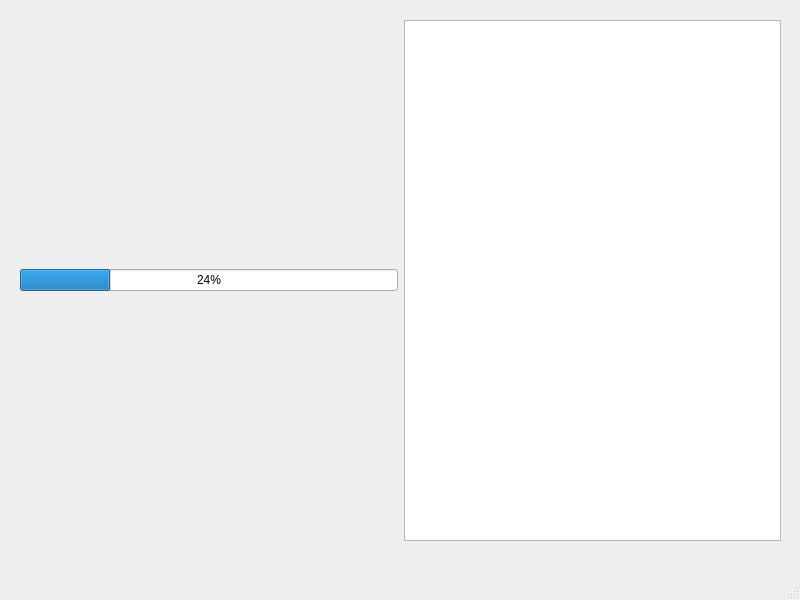
<?xml version="1.0" encoding="UTF-8"?>
<ui version="4.0">
 <class>MainWindow</class>
 <widget class="QMainWindow" name="MainWindow">
  <property name="geometry">
   <rect>
    <x>0</x>
    <y>0</y>
    <width>800</width>
    <height>600</height>
   </rect>
  </property>
  <property name="windowTitle">
   <string>MainWindow</string>
  </property>
  <widget class="QWidget" name="centralwidget">
   <widget class="QWidget" name="horizontalLayoutWidget">
    <property name="geometry">
     <rect>
      <x>20</x>
      <y>20</y>
      <width>761</width>
      <height>521</height>
     </rect>
    </property>
    <layout class="QHBoxLayout" name="horizontalLayout">
     <item>
      <widget class="QProgressBar" name="progressBar">
       <property name="value">
        <number>24</number>
       </property>
      </widget>
     </item>
     <item>
      <widget class="QTextBrowser" name="textBrowser"/>
     </item>
    </layout>
   </widget>
  </widget>
  <widget class="QMenuBar" name="menubar">
   <property name="geometry">
    <rect>
     <x>0</x>
     <y>0</y>
     <width>800</width>
     <height>22</height>
    </rect>
   </property>
  </widget>
  <widget class="QStatusBar" name="statusbar"/>
 </widget>
 <resources/>
 <connections/>
</ui>
